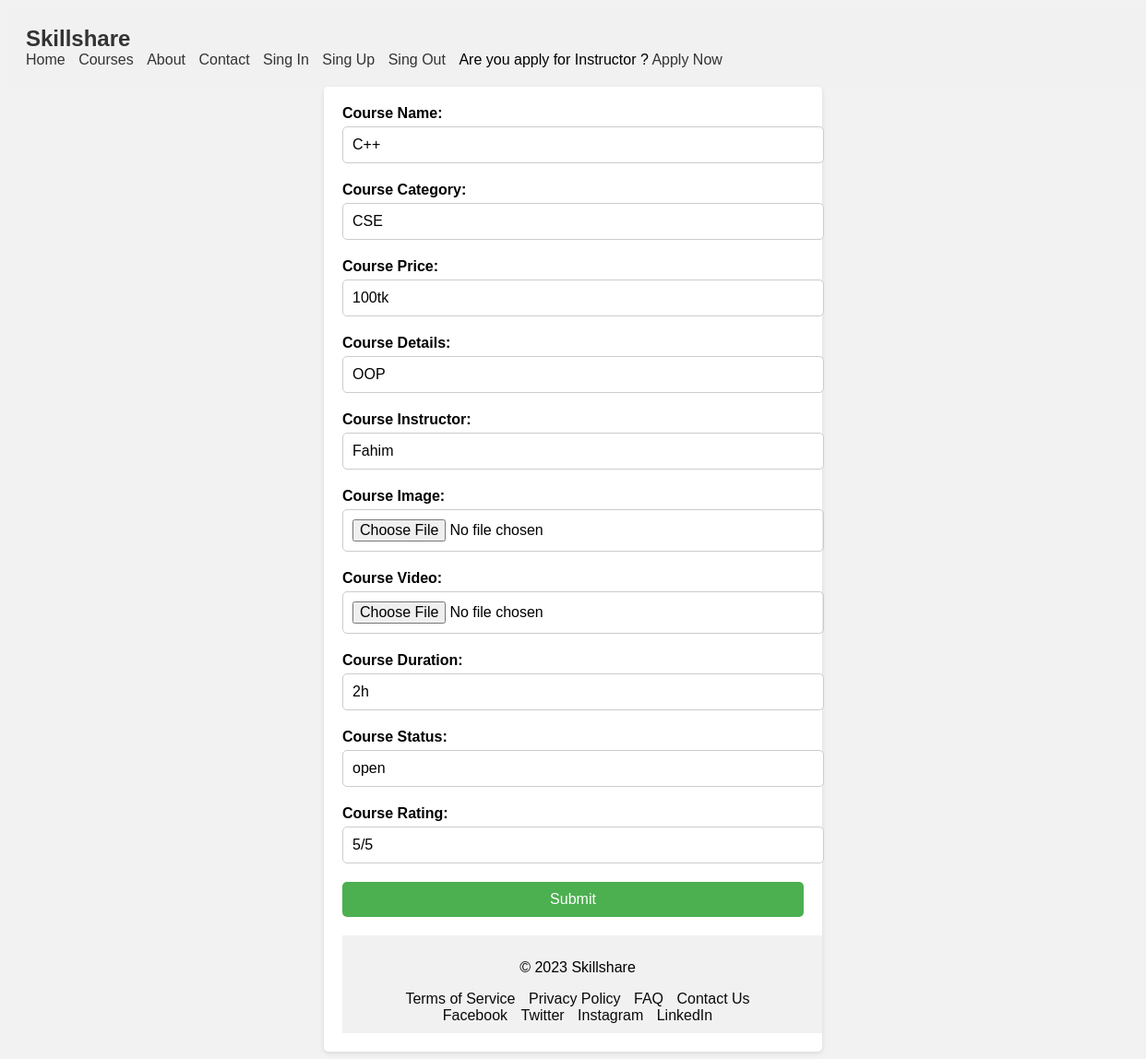
The app's page /View/CourseUpdateView.php?update=2 (signed in) with its own data.
### tables this page shows
CREATE TABLE `courses` (
  `Course_ID` int(100) NOT NULL,
  `Course_Name` varchar(100) NOT NULL,
  `Course_Category` varchar(100) NOT NULL,
  `Course_Duration` varchar(100) NOT NULL,
  `Course_Price` varchar(100) NOT NULL,
  `Course_Details` varchar(100) NOT NULL,
  `Course_Instructor` varchar(100) NOT NULL,
  `Course_Images` varchar(1000) NOT NULL,
  `Course_Video` varchar(1000) NOT NULL,
  `Course_Rating` varchar(100) NOT NULL,
  `Course_Status` varchar(100) NOT NULL
);

### Model/coursesDb.php (called while the page is built, shortened)
<?php
function getCoursesId($id)
{
    $conn = getConnection();
    $sql = "SELECT * FROM courses WHERE Course_ID = $id";
    $result = mysqli_query($conn, $sql);
    $row = mysqli_fetch_assoc($result);
    return $row;
}

### View/CourseUpdateView.php (the view, shortened to what this page needs)
<?php
require '../Model/coursesDb.php';
$id = $_GET['update'];
$data = getCoursesId($id);
$name = $data['Course_Name'];
$category = $data['Course_Category'];
$duration = $data['Course_Duration'];
$price = $data['Course_Price'];
$details = $data['Course_Details'];
$instructor = $data['Course_Instructor'];
$image = $data['Course_Images'];
$video = $data['Course_Video'];
$rating = $data['Course_Rating'];
$status = $data['Course_Status'];
?>
<!DOCTYPE html>
<html>
<head>
</head>
<body>
    <?php include 'Header.php'; ?>
    <div class="container">
        <form method="POST" action="../Controller/CcUpdate.php" enctype="multipart/form-data" onsubmit="return validateForm()">
            <div class="form-group">
                <div class=" form-group">
                    <label for="course_name">Course Name:</label>
                    <input type="text" id="course_name" name="course_name" value="<?php echo $name ?>">
                </div>
                <div class="form-group">
                    <label for="course_category">Course Category:</label>
                    <input type="text" id="course_category" name="course_category" value="<?php echo $category ?>">
                </div>
                <div class="form-group">
                    <label for="course_price">Course Price:</label>
                    <input type="text" id="course_price" name="course_price" value="<?php echo $price ?>">
                </div>
                <div class="form-group">
                    <label for="course_details">Course Details:</label>
                    <input type="text" id="course_details" name="course_details" value="<?php echo $details ?>">
                </div>
                <div class="form-group">
                    <label for="course_instructor">Course Instructor:</label>
                    <input type="text" id="course_instructor" name="course_instructor" value="<?php echo $instructor ?>">
                </div>
                <div class="form-group">
                    <label for="course_image">Course Image:</label>
                    <input type="file" id="course_image" name="course_image" value="<?php echo $image ?>">
                </div>
                <div class="form-group">
                    <label for="course_video">Course Video:</label>
                    <input type="file" id="course_video" name="course_video" value="<?php echo $video ?>">
                </div>
                <div class="form-group">
                    <label for="course_duration">Course Duration:</label>
                    <input type="text" id="course_duration" name="course_duration" value="<?php echo $duration ?>">
                </div>
                <div class="form-group">
                    <label for="course_status">Course Status:</label>
                    <input type="text" id="course_status" name="course_status" value="<?php echo $status ?>">
                </div>
                <div class="form-group">
                    <label for="course_rating">Course Rating:</label>
                    <input type="text" id="course_rating" name="course_rating" value="<?php echo $rating ?>">
                </div>
                <button type="submit">Submit</button>
        </form>
    </div>
    <?php include 'footer.php'; ?>
</body>
</html>

### View/CourseUpdateView.php (style rules this page uses)
body { font-family: Arial, sans-serif; background-color: #f2f2f2; }
.container { max-width: 500px; margin: 0 auto; padding: 20px; background-color: #fff; border-radius: 5px; box-shadow: 0 2px 5px rgba(0, 0, 0, 0.1); }
.form-group { margin-bottom: 20px; }
.form-group label { display: block; margin-bottom: 5px; font-weight: bold; }
.form-group input[type="text"], .form-group input[type="file"] { width: 100%; padding: 10px; font-size: 16px; border-radius: 5px; border: 1px solid #ccc; }
.form-group button[type="submit"] { display: block; width: 100%; padding: 10px; font-size: 16px; background-color: #4CAF50; color: #fff; border: none; border-radius: 5px; cursor: pointer; }

### records on screen
courses: course_name "C++", course_category "CSE", course_price "100tk", course_details "OOP", course_instructor "Fahim", course_duration "2h", course_status "open", course_rating "5/5"
